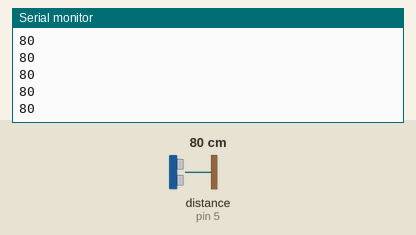
The sketch below on a simulated Arduino Uno, built with avr-gcc and run on an emulated ATmega328P. On the bench: the last lines printed to the serial monitor. Wiring (inferred from the names in the program): ultrasonic range finder: trigger pin 6; echo pin 5. The test bench sets the inputs (shaded band); at power-on: distance to the obstacle (sensor on pin 5) 80 cm. The echo pulse lasts 58.3 µs per cm.

Above: at 1.2 s.
1.3 s: distance to the obstacle (sensor on pin 5) set to 2 cm
At 1.34 s:
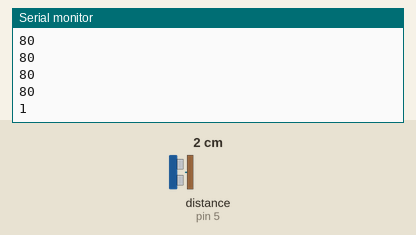
2.8 s: distance to the obstacle (sensor on pin 5) set to 4 cm
At 2.81 s:
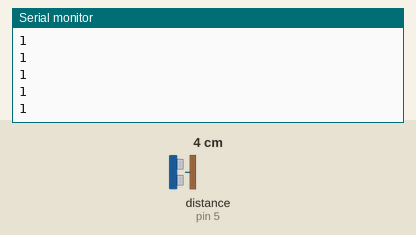
Timing chart, 0 to 5.8 s (numbered marks = the images above; inputs shaded):
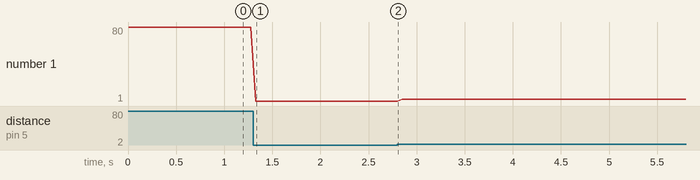

The sketch:

hc_srf04_programming1.ino
```cpp
// Simulation of the control of an HC-SR04 sensor with one pin
// for the Trigger signal and another pin for the Echo signal.

#define TRIG_PIN 6
#define ECHO_PIN 5


void setup()
{
  Serial.begin(9600);

  pinMode(TRIG_PIN, OUTPUT);
  pinMode(ECHO_PIN, INPUT);
}

void loop()
{
  // Clean the Trigger signal.
  digitalWrite(TRIG_PIN, LOW);
  delayMicroseconds(2);

  // Send a trigger pulse with at leas 10us to trigger ranging.
  digitalWrite(TRIG_PIN, HIGH);
  delayMicroseconds(15);
  digitalWrite(TRIG_PIN, LOW);


  // Read the time that the Echo signal remained in the high
  // state and convert that time into centimeters by dividing it
  // by the constant 58.
  int distance = pulseIn(ECHO_PIN, HIGH)/58;


  // Write the distance value on the serial monitor.
  Serial.println(distance);


  // Wait 50mS before next ranging.
  delay(50);

}
```

Motor.cpp
```cpp
#include "Motor.h"

Motor::Motor(int enablePin, int dir1Pin, int dir2Pin, int minRange, int maxRange, int maxPower) {
   mEnablePin = enablePin;
   mDir1Pin = dir1Pin;
   mDir2Pin = dir2Pin;
   mMinRange = minRange;
   mMaxRange = maxRange;
   mMaxPower = maxPower;
}

void Motor::setPower(int power) {
  if(power == 0) {
    stop();
    return;
  }

  if(power > 0) {
    digitalWrite(mDir1Pin, LOW);
    digitalWrite(mDir2Pin, HIGH);
  }
  else {
    digitalWrite(mDir1Pin, HIGH);
    digitalWrite(mDir2Pin, LOW);
  }

  analogWrite(mEnablePin, map(abs(power), 1, mMaxPower, mMinRange, mMaxRange));
}

void Motor::stop() {
  digitalWrite(mEnablePin, LOW);
}

void Motor::brake() {
  digitalWrite(mDir1Pin, LOW);
  digitalWrite(mDir2Pin, LOW);
}
```

Motor.h
```cpp
#ifndef MOTOR_H
#define MOTOR_H
#include <Arduino.h>

class Motor {
  private:
    int mEnablePin;
    int mDir1Pin;
    int mDir2Pin;
    int mMinRange;
    int mMaxRange;
    int mMaxPower;

  public:
    Motor(int enablePin, int dir1Pin, int dir2Pin, int minRange, int maxRange, int maxPower);
    void setPower(int power);
    void stop();
    void brake();
};

#endif
```

Measured:
- after the input at 1.3 s, the serial monitor: prints a new line at once (image 1)
- plotted number 1: 80 → 1 after the input at 1.3 s, 1 → 3 after the input at 2.8 s
